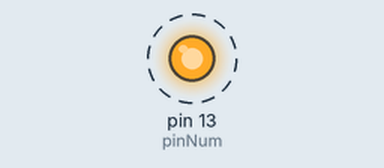
Recording of a sketch running on a simulated Arduino Uno, built with avr-gcc and run on an emulated ATmega328P. Parts: output pins drawn as LEDs (lit = HIGH). Dashed ring = blinking.

Above: at 0.5 s.
Timing chart, 0 to 4.6 s (numbered marks = the images above):
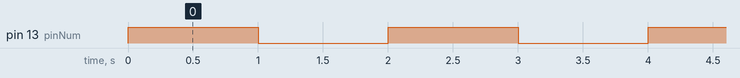

Measured:
- by itself, pin 13 (pinNum): alternates HIGH for 1.0 s and LOW for 1.0 s

The sketch:

blink.ino
```cpp
/*This code only for led on arduino which is
 added to pin 13.
 For blink the light */

int pinNum=13; // Creating an integer for pin 13
int delTime=1000; // Creating an integer for delay time

void setup(){
  pinMode(pinNum,OUTPUT); // pin mode for pin 13

}

void loop(){
  digitalWrite(pinNum,HIGH); // turn ON the led
  delay(delTime); // wait for 1 seconds
  digitalWrite(pinNum,LOW); // turn OFF the led
  delay(delTime); // OFF for 1 seconds

}
```
